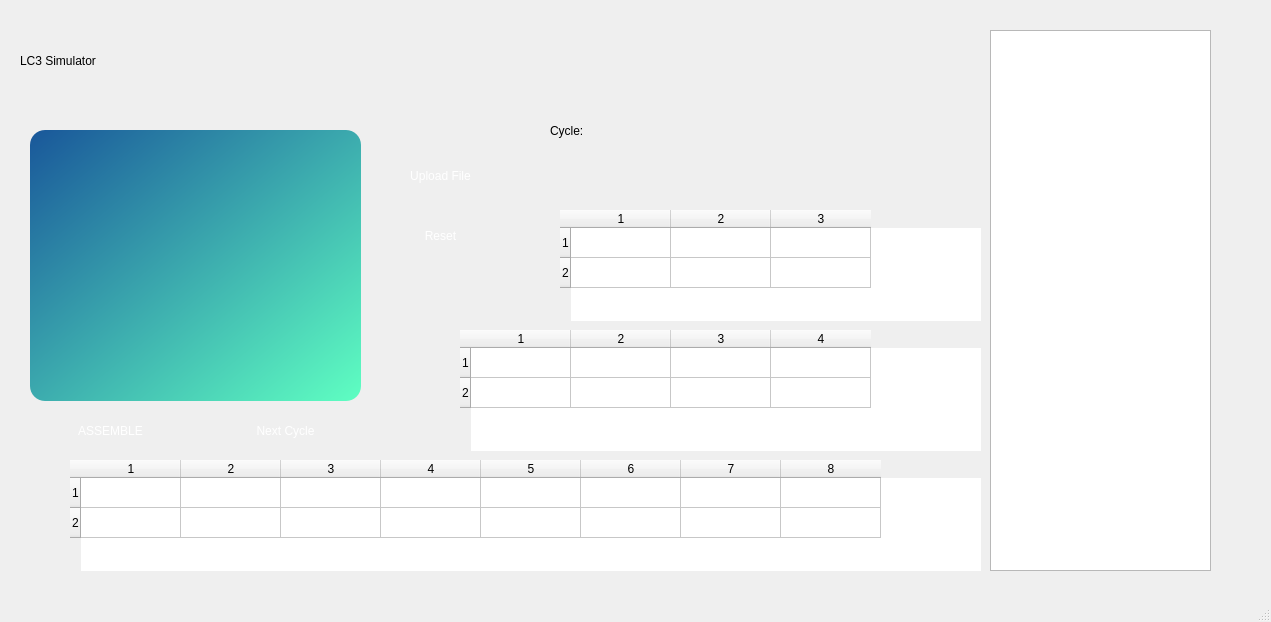
<?xml version="1.0" encoding="UTF-8"?>
<ui version="4.0">
 <class>lc3</class>
 <widget class="QMainWindow" name="lc3">
  <property name="geometry">
   <rect>
    <x>0</x>
    <y>0</y>
    <width>1271</width>
    <height>622</height>
   </rect>
  </property>
  <property name="windowTitle">
   <string>lc3</string>
  </property>
  <property name="styleSheet">
   <string notr="true"/>
  </property>
  <widget class="QWidget" name="centralwidget">
   <widget class="QPushButton" name="ASSEMBLE">
    <property name="geometry">
     <rect>
      <x>30</x>
      <y>410</y>
      <width>161</width>
      <height>41</height>
     </rect>
    </property>
    <property name="styleSheet">
     <string notr="true">QPushButton {
    background-color: qlineargradient(x1:0, y1:0, x2:0, y2:1,
                                      stop:0 #3ab8a1, stop:0.5 #009c87, stop:1 #007f6e);
    border: none;
    color: white;
    font: 700 11pt &quot;UD Digi Kyokasho NK-B&quot;;
    padding: 10px 20px;
    border-radius: 15px; /* Adjust the border radius for rounded corners */
}

QPushButton:hover {
    background-color: qlineargradient(x1:0, y1:0, x2:0, y2:1,
                                      stop:0 #45c9b5, stop:0.5 #00bfa5, stop:1 #009c87);
}

QPushButton:pressed {
    background-color: qlineargradient(x1:0, y1:0, x2:0, y2:1,
                                      stop:0 #007f6e, stop:0.5 #009c87, stop:1 #45c9b5);
}</string>
    </property>
    <property name="text">
     <string>ASSEMBLE</string>
    </property>
   </widget>
   <widget class="QPushButton" name="RUN">
    <property name="geometry">
     <rect>
      <x>210</x>
      <y>410</y>
      <width>151</width>
      <height>41</height>
     </rect>
    </property>
    <property name="styleSheet">
     <string notr="true">QPushButton {
    background-color: qlineargradient(x1:0, y1:0, x2:0, y2:1,
                                      stop:0 #3ab8a1, stop:0.5 #009c87, stop:1 #007f6e);
    border: none;
    color: white;
    font: 700 11pt &quot;UD Digi Kyokasho NK-B&quot;;
    padding: 10px 20px;
    border-radius: 15px; /* Adjust the border radius for rounded corners */
}

QPushButton:hover {
    background-color: qlineargradient(x1:0, y1:0, x2:0, y2:1,
                                      stop:0 #45c9b5, stop:0.5 #00bfa5, stop:1 #009c87);
}

QPushButton:pressed {
    background-color: qlineargradient(x1:0, y1:0, x2:0, y2:1,
                                      stop:0 #007f6e, stop:0.5 #009c87, stop:1 #45c9b5);
}</string>
    </property>
    <property name="text">
     <string>Next Cycle</string>
    </property>
   </widget>
   <widget class="QLabel" name="Phase_lable">
    <property name="geometry">
     <rect>
      <x>550</x>
      <y>110</y>
      <width>151</width>
      <height>41</height>
     </rect>
    </property>
    <property name="styleSheet">
     <string notr="true">font: 700 25pt UD Digi Kyokasho NK-B;
color: qlineargradient(x1:0, y1:0, x2:0, y2:1,
                                  stop:0 #8ae2de, stop:0.5 #41beb9, stop:1 #2e8c87);</string>
    </property>
    <property name="text">
     <string>Cycle:</string>
    </property>
   </widget>
   <widget class="QLabel" name="Phase">
    <property name="geometry">
     <rect>
      <x>680</x>
      <y>110</y>
      <width>301</width>
      <height>41</height>
     </rect>
    </property>
    <property name="styleSheet">
     <string notr="true">font: 700 25pt UD Digi Kyokasho NK-B;
color: qlineargradient(x1:0, y1:0, x2:0, y2:1,
                                  stop:0 #8ae2de, stop:0.5 #41beb9, stop:1 #2e8c87);</string>
    </property>
    <property name="text">
     <string/>
    </property>
   </widget>
   <widget class="QPushButton" name="Upload_code">
    <property name="geometry">
     <rect>
      <x>370</x>
      <y>150</y>
      <width>141</width>
      <height>51</height>
     </rect>
    </property>
    <property name="styleSheet">
     <string notr="true">QPushButton {
    background-color: qlineargradient(x1:0, y1:0, x2:0, y2:1,
                                      stop:0 #3ab8a1, stop:0.5 #009c87, stop:1 #007f6e);
    border: none;
    color: white;
    font: 700 11pt &quot;UD Digi Kyokasho NK-B&quot;;
    padding: 10px 20px;
    border-radius: 15px; /* Adjust the border radius for rounded corners */
}

QPushButton:hover {
    background-color: qlineargradient(x1:0, y1:0, x2:0, y2:1,
                                      stop:0 #45c9b5, stop:0.5 #00bfa5, stop:1 #009c87);
}

QPushButton:pressed {
    background-color: qlineargradient(x1:0, y1:0, x2:0, y2:1,
                                      stop:0 #007f6e, stop:0.5 #009c87, stop:1 #45c9b5);
}</string>
    </property>
    <property name="text">
     <string>Upload File</string>
    </property>
   </widget>
   <widget class="QTableWidget" name="memoryTable">
    <property name="geometry">
     <rect>
      <x>990</x>
      <y>30</y>
      <width>221</width>
      <height>541</height>
     </rect>
    </property>
    <property name="styleSheet">
     <string notr="true">font: 700 11pt &quot;UD Digi Kyokasho NK-B&quot;;
background-color: qlineargradient(x1:0, y1:0, x2:0, y2:1,
                                  stop:0 #5afdf0, stop:0.5 #00f9b9, stop:1 #00bfa5);
</string>
    </property>
   </widget>
   <widget class="QLabel" name="name">
    <property name="geometry">
     <rect>
      <x>20</x>
      <y>10</y>
      <width>511</width>
      <height>101</height>
     </rect>
    </property>
    <property name="styleSheet">
     <string notr="true">font: italic 54pt &quot;Brush Script MT&quot;;
color: qlineargradient(x1:0, y1:0, x2:0, y2:1,
                                  stop:0 #5afdf0, stop:0.5 #00f9b9, stop:1 #00bfa5);
</string>
    </property>
    <property name="text">
     <string>LC3 Simulator</string>
    </property>
   </widget>
   <widget class="QTableWidget" name="tableWidget">
    <property name="geometry">
     <rect>
      <x>70</x>
      <y>460</y>
      <width>911</width>
      <height>111</height>
     </rect>
    </property>
    <property name="styleSheet">
     <string notr="true">font: 700 11pt UD Digi Kyokasho NK-B;
background-color: qlineargradient(x1:0, y1:0, x2:0, y2:1,
                                  stop:0 #8ae2de, stop:0.5 #41beb9, stop:1 #2e8c87);
border-radius: 8px;
</string>
    </property>
    <property name="rowCount">
     <number>2</number>
    </property>
    <property name="columnCount">
     <number>8</number>
    </property>
    <row/>
    <row/>
    <column/>
    <column/>
    <column/>
    <column/>
    <column/>
    <column/>
    <column/>
    <column/>
   </widget>
   <widget class="QTableWidget" name="additionalTableWidget">
    <property name="geometry">
     <rect>
      <x>460</x>
      <y>330</y>
      <width>521</width>
      <height>121</height>
     </rect>
    </property>
    <property name="layoutDirection">
     <enum>Qt::LeftToRight</enum>
    </property>
    <property name="autoFillBackground">
     <bool>false</bool>
    </property>
    <property name="styleSheet">
     <string notr="true">font: 700 11pt UD Digi Kyokasho NK-B;
background-color: qlineargradient(x1:0, y1:0, x2:0, y2:1,
                                  stop:0 #8ae2de, stop:0.5 #41beb9, stop:1 #2e8c87);
border-radius: 8px;
</string>
    </property>
    <property name="rowCount">
     <number>2</number>
    </property>
    <property name="columnCount">
     <number>4</number>
    </property>
    <row/>
    <row/>
    <column/>
    <column/>
    <column/>
    <column/>
   </widget>
   <widget class="QTableWidget" name="flagsTableWidget">
    <property name="geometry">
     <rect>
      <x>560</x>
      <y>210</y>
      <width>421</width>
      <height>111</height>
     </rect>
    </property>
    <property name="styleSheet">
     <string notr="true">font: 700 11pt UD Digi Kyokasho NK-B;
background-color: qlineargradient(x1:0, y1:0, x2:0, y2:1,
                                  stop:0 #8ae2de, stop:0.5 #41beb9, stop:1 #2e8c87);
border-radius: 8px;
</string>
    </property>
    <property name="rowCount">
     <number>2</number>
    </property>
    <property name="columnCount">
     <number>3</number>
    </property>
    <row/>
    <row/>
    <column/>
    <column/>
    <column/>
   </widget>
   <widget class="QLabel" name="background">
    <property name="geometry">
     <rect>
      <x>-160</x>
      <y>-460</y>
      <width>1461</width>
      <height>1221</height>
     </rect>
    </property>
    <property name="styleSheet">
     <string notr="true">background-image: url(:/new/prefix1/background.jpg);
       background-position: center; 
        background-size: cover; </string>
    </property>
    <property name="text">
     <string/>
    </property>
   </widget>
   <widget class="QTextEdit" name="textEdit">
    <property name="geometry">
     <rect>
      <x>30</x>
      <y>130</y>
      <width>331</width>
      <height>271</height>
     </rect>
    </property>
    <property name="styleSheet">
     <string notr="true">background-color: qlineargradient(spread:repeat, x1:0, y1:0, x2:1, y2:1, stop:0 rgba(25, 87, 154, 255), stop:1 rgba(95, 255, 194, 255));
border-radius: 15px;
    font: 700 11pt &quot;UD Digi Kyokasho NK-B&quot;;
padding-left: 10px; padding-right: 10px; padding-top: 5px; padding-bottom: 5px;</string>
    </property>
   </widget>
   <widget class="QPushButton" name="Reset">
    <property name="geometry">
     <rect>
      <x>370</x>
      <y>210</y>
      <width>141</width>
      <height>51</height>
     </rect>
    </property>
    <property name="styleSheet">
     <string notr="true">QPushButton {
    background-color: qlineargradient(x1:0, y1:0, x2:0, y2:1,
                                      stop:0 #3ab8a1, stop:0.5 #009c87, stop:1 #007f6e);
    border: none;
    color: white;
    font: 700 11pt &quot;UD Digi Kyokasho NK-B&quot;;
    padding: 10px 20px;
    border-radius: 15px; /* Adjust the border radius for rounded corners */
}

QPushButton:hover {
    background-color: qlineargradient(x1:0, y1:0, x2:0, y2:1,
                                      stop:0 #45c9b5, stop:0.5 #00bfa5, stop:1 #009c87);
}

QPushButton:pressed {
    background-color: qlineargradient(x1:0, y1:0, x2:0, y2:1,
                                      stop:0 #007f6e, stop:0.5 #009c87, stop:1 #45c9b5);
}</string>
    </property>
    <property name="text">
     <string>Reset</string>
    </property>
   </widget>
   <zorder>background</zorder>
   <zorder>Phase_lable</zorder>
   <zorder>Phase</zorder>
   <zorder>ASSEMBLE</zorder>
   <zorder>RUN</zorder>
   <zorder>Upload_code</zorder>
   <zorder>memoryTable</zorder>
   <zorder>name</zorder>
   <zorder>tableWidget</zorder>
   <zorder>additionalTableWidget</zorder>
   <zorder>flagsTableWidget</zorder>
   <zorder>textEdit</zorder>
   <zorder>Reset</zorder>
  </widget>
  <widget class="QMenuBar" name="menubar">
   <property name="geometry">
    <rect>
     <x>0</x>
     <y>0</y>
     <width>1271</width>
     <height>25</height>
    </rect>
   </property>
  </widget>
  <widget class="QStatusBar" name="statusbar"/>
 </widget>
 <resources/>
 <connections/>
</ui>
